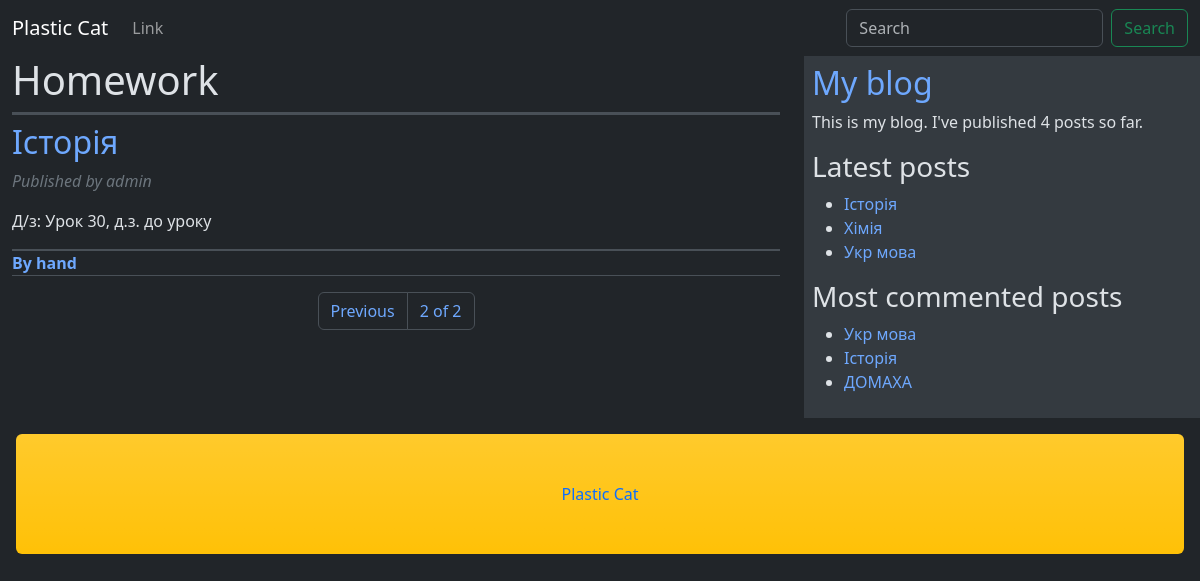
Screenshot of /blog/?page=2 with the database file from the repository.
### blog/models.py (models this page shows, shortened)
class Post(models.Model):
    author = models.ForeignKey(User, on_delete=models.CASCADE, related_name='blog_posts')
    slug = models.SlugField(max_length=250, unique_for_date='created')
    title = models.CharField(max_length=250)
    body = models.TextField()
    created = models.DateTimeField(auto_now_add=True)
    objects = models.Manager()
    published = PublishedManager()
    tags = TaggableManager()
    def get_absolute_url(self):
        return reverse("blog:post_detail", args=[self.created.year,
                                                          self.created.month,
                                                          self.created.day,
                                                          self.slug,])

### blog/views.py (the view)
# urls.py: path('', views.post_list, name='post_list'),
def post_list(request, tag_slug=None):
    post_list = Post.published.all()
    tag = None
    if tag_slug:
        tag = get_object_or_404(Tag, slug=tag_slug)
        post_list = post_list.filter(tags__in=[tag])
    paginator = Paginator(post_list, 3)
    page_number = request.GET.get('page', 1)
    try:
        post_list = paginator.page(page_number)
    except EmptyPage:
        post_list = paginator.page(paginator.num_pages)
    except PageNotAnInteger:
        post_list = paginator.page(1)
    return render(request, "blog/list.html", {"posts": post_list, "tag": tag})

### blog/models.py (called while the page is built)
    def get_queryset(self):
        return super().get_queryset().filter(created__year=2023)

### blog/templatetags/blog_tags.py (called while the page is built)
@register.simple_tag
def total_posts():
    return Post.published.count()

@register.inclusion_tag('blog/latest_posts.html')
def show_latest_posts(count=3):
    latest_post = Post.published.order_by('-created')[:count]
    return {'latest_posts': latest_post}

@register.simple_tag
def get_most_commented_posts(count=3):
    return Post.published.annotate(
                total_comments=Count('comments')
            ).order_by('-total_comments')[:count]

@register.filter(name='markdown')
def markdown_format(text):
    return mark_safe(markdown.markdown(text))

### blog/templates/blog/list.html (shortened to what this page needs)
{% extends "blog/base.html" %}
{% load blog_tags %}
{% block content %}
    <div class='container'>
        <h1 class="border-bottom border-3 pb-2">Homework</h1>
        {% for post in posts %}
        <h2>
            <a class="text-decoration-none" href="{{ post.get_absolute_url }}">
                {{ post.title}}
            </a>
        </h2>
        <p class="date fst-italic text-secondary">
            Published {{ post.create }} by {{ post.author }}
        </p>
        <div class="border-bottom border-2">
            {{ post.body|markdown|truncatewords_html:30 }}
        </div>
        <p class="tags fw-semibold text-secondary border-bottom">
            {% for tag in post.tags.all %}
                <a class="text-decoration-none" href="{% url 'blog:post_list_by_tag' tag.slug %}">{{ tag.name }}</a>
            {% endfor %}
            </p>
        {% endfor %}
        {% include "pagination.html" with page=posts %}
    </div>
{% endblock content %}

### blog/templates/blog/base.html (shortened to what this page needs)
{% load static %}
{% load blog_tags %}
<!doctype html>
<html lang="en" data-bs-theme="dark">
  <head>
    <link href="https://cdn.jsdelivr.net/npm/bootstrap@5.3.2/dist/css/bootstrap.min.css"
          rel="stylesheet">
  </head>
  <body>
    {% include "blog/navbar.html" %}
    <div class="content">
        <div class="row">
            <div class="col-8" id="content">
                {% block content %}
                {% endblock content %}
            </div>
            <div class="col-md-4 p-2 bg-body-secondary" id="sidebar">
              <h2><a href="{% url 'blog:post_list' %}" class="text-decoration-none">My blog</a></h2>
              <p>This is my blog. I've published {% total_posts %} posts so far.</p>
                <h3>Latest posts</h3>
                {% show_latest_posts 3 %}
                <h3>Most commented posts</h3>
                {% get_most_commented_posts as most_commented_posts %}
                <ul>
                    {% for post in most_commented_posts %}
                    <li>
                        <a href="{{ post.get_absolute_url }}" class="text-decoration-none">{{ post.title }}</a>
                    </li>
                    {% endfor %}
                </ul>
            </div>
        </div>
        <footer class="bg-warning bg-gradient m-3 p-5 text-center text-primary rounded-2"> Plastic Cat</footer>
    </div>
  </body>
</html>

### blog/templates/blog/latest_posts.html
<ul>
    {% for post in latest_posts %}
    <li>
        <a href="{{ post.get_absolute_url }}"  class="text-decoration-none">{{ post.title }}</a>
    </li>
    {% endfor %}
</ul>

### rows the page displays
Post: title "Історія", author "admin", body "Д/з: Урок 30, д.з. до уроку"
Tag: name "By hand"
Post: title "Хімія"
Post: title "Укр мова"
Post: title "ДОМАХА"

### other values shown
{{ page.number }} "2"
{{ page.paginator.num_pages }} "2"
